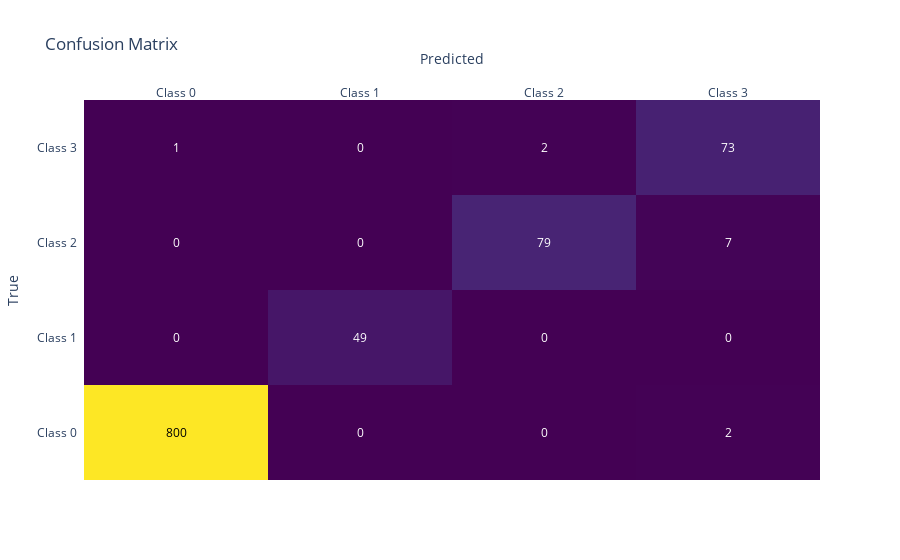

The code cell stored with this chart in its notebook:
### Code cell
# Calculate confusion matrix
conf_matrix = confusion_matrix(y_val, y_pred_val)

# Create an interactive heatmap using plotly with a different color scale
fig = ff.create_annotated_heatmap(conf_matrix, x=class_names, y=class_names,
                                  colorscale='Viridis')  # Change to your preferred color scale
fig.update_layout(title='Confusion Matrix', xaxis_title='Predicted', yaxis_title='True')
fig.show()

### Figure 1 — Plotly figure (JSON) as saved in the notebook; plotly's stock layout.template omitted (floating-point values rounded to 4 significant figures)
{"data": [{"colorscale": [[0, "#440154"], [0.1111, "#482878"], [0.2222, "#3e4989"], [0.3333, "#31688e"], [0.4444, "#26828e"], [0.5556, "#1f9e89"], [0.6667, "#35b779"], [0.7778, "#6ece58"], [0.8889, "#b5de2b"], [1, "#fde725"]], "reversescale": false, "showscale": false, "type": "heatmap", "x": ["Class 0", "Class 1", "Class 2", "Class 3"], "y": ["Class 0", "Class 1", "Class 2", "Class 3"], "z": [[800, 0, 0, 2], [0, 49, 0, 0], [0, 0, 79, 7], [1, 0, 2, 73]]}], "layout": {"annotations": [{"font": {"color": "#000000"}, "showarrow": false, "text": "800", "x": "Class 0", "xref": "x", "y": "Class 0", "yref": "y"}, {"font": {"color": "#FFFFFF"}, "showarrow": false, "text": "0", "x": "Class 1", "xref": "x", "y": "Class 0", "yref": "y"}, {"font": {"color": "#FFFFFF"}, "showarrow": false, "text": "0", "x": "Class 2", "xref": "x", "y": "Class 0", "yref": "y"}, {"font": {"color": "#FFFFFF"}, "showarrow": false, "text": "2", "x": "Class 3", "xref": "x", "y": "Class 0", "yref": "y"}, {"font": {"color": "#FFFFFF"}, "showarrow": false, "text": "0", "x": "Class 0", "xref": "x", "y": "Class 1", "yref": "y"}, {"font": {"color": "#FFFFFF"}, "showarrow": false, "text": "49", "x": "Class 1", "xref": "x", "y": "Class 1", "yref": "y"}, {"font": {"color": "#FFFFFF"}, "showarrow": false, "text": "0", "x": "Class 2", "xref": "x", "y": "Class 1", "yref": "y"}, {"font": {"color": "#FFFFFF"}, "showarrow": false, "text": "0", "x": "Class 3", "xref": "x", "y": "Class 1", "yref": "y"}, {"font": {"color": "#FFFFFF"}, "showarrow": false, "text": "0", "x": "Class 0", "xref": "x", "y": "Class 2", "yref": "y"}, {"font": {"color": "#FFFFFF"}, "showarrow": false, "text": "0", "x": "Class 1", "xref": "x", "y": "Class 2", "yref": "y"}, {"font": {"color": "#FFFFFF"}, "showarrow": false, "text": "79", "x": "Class 2", "xref": "x", "y": "Class 2", "yref": "y"}, {"font": {"color": "#FFFFFF"}, "showarrow": false, "text": "7", "x": "Class 3", "xref": "x", "y": "Class 2", "yref": "y"}, {"font": {"color": "#FFFFFF"}, "showarrow": false, "text": "1", "x": "Class 0", "xref": "x", "y": "Class 3", "yref": "y"}, {"font": {"color": "#FFFFFF"}, "showarrow": false, "text": "0", "x": "Class 1", "xref": "x", "y": "Class 3", "yref": "y"}, {"font": {"color": "#FFFFFF"}, "showarrow": false, "text": "2", "x": "Class 2", "xref": "x", "y": "Class 3", "yref": "y"}, {"font": {"color": "#FFFFFF"}, "showarrow": false, "text": "73", "x": "Class 3", "xref": "x", "y": "Class 3", "yref": "y"}], "title": {"text": "Confusion Matrix"}, "xaxis": {"dtick": 1, "gridcolor": "rgb(0, 0, 0)", "side": "top", "ticks": "", "title": {"text": "Predicted"}}, "yaxis": {"dtick": 1, "ticks": "", "ticksuffix": "  ", "title": {"text": "True"}}}}
